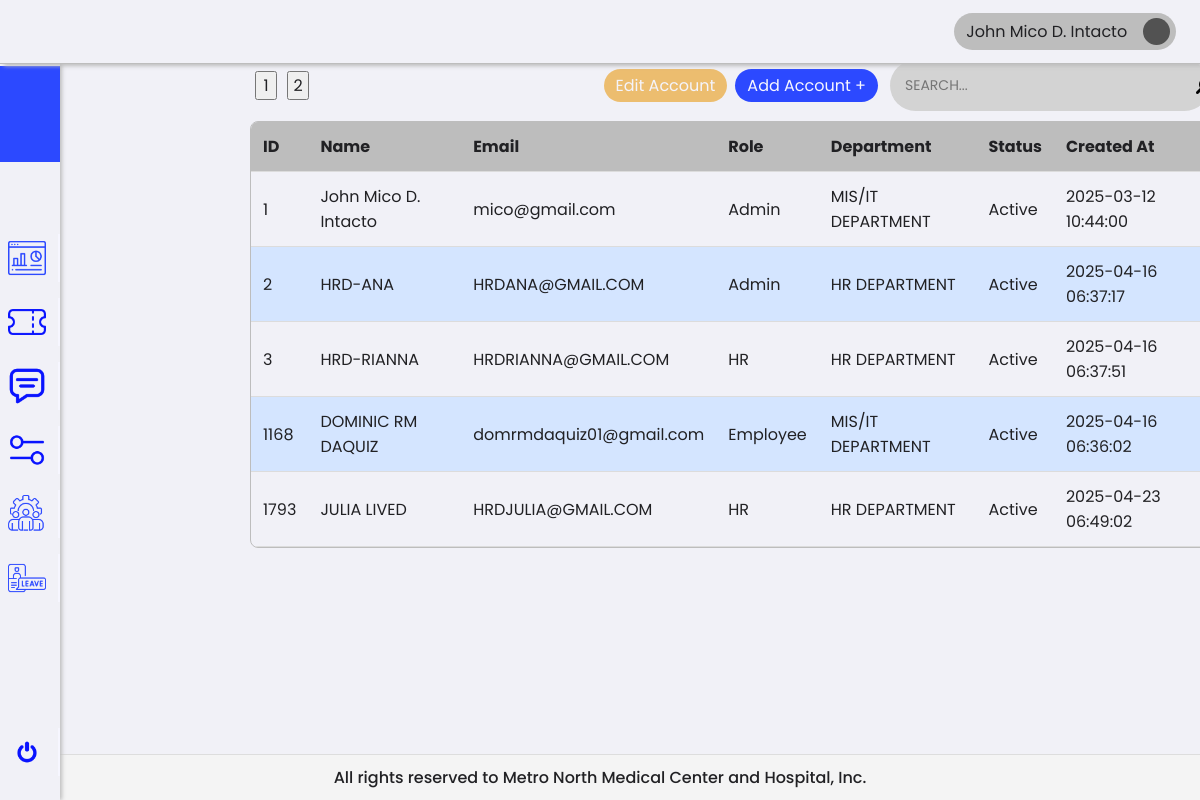
The app's page /1/hrAdmin/management.php (signed in), older data.
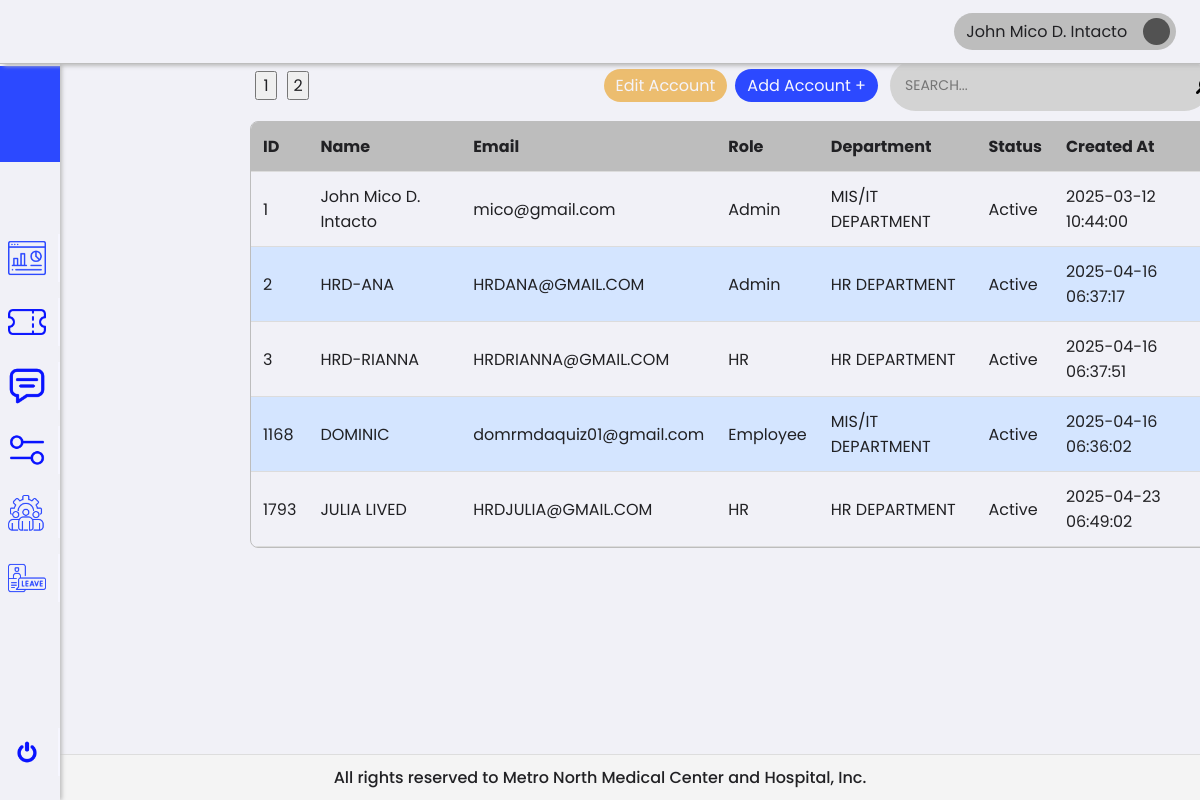
The same page, newer data.
### tables this page shows
CREATE TABLE `users` (
  `id` int(11) NOT NULL,
  `name` varchar(255) NOT NULL,
  `email` varchar(255) NOT NULL,
  `password` varchar(255) NOT NULL,
  `role` enum('Employee','HR','HR HEAD','Admin') NOT NULL,
  `department` varchar(255) DEFAULT NULL,
  `status` enum('Active','Inactive') NOT NULL,
  `created_at` timestamp NOT NULL DEFAULT current_timestamp()
);

### 0/includes/accountQuery.php (called while the page is built, shortened)
<?php
try {
    require 'db.php';
    $limit = 10;
    $page = isset($_GET['page']) && is_numeric($_GET['page']) ? (int) $_GET['page'] : 1;
    $offset = ($page - 1) * $limit;
    $sql = "SELECT id, name, email, role, department, status, created_at
            FROM users
            LIMIT :limit OFFSET :offset";
    $stmt = $pdo->prepare($sql);
    $stmt->bindParam(':limit', $limit, PDO::PARAM_INT);
    $stmt->bindParam(':offset', $offset, PDO::PARAM_INT);
    $stmt->execute();
    $users = $stmt->fetchAll(PDO::FETCH_ASSOC);
} catch (PDOException $e) {
    die("Database connection failed: " . $e->getMessage());
}

### 1/hrAdmin/management.php (the view, shortened to what the changed rows need)
<?php
require_once '../../0/includes/employeeTicket.php';
require_once '../../0/includes/accountQuery.php';
?>
<!DOCTYPE html>
<html lang="en">
<head>
    <link rel="stylesheet" href="../../assets/css/framework.css">
    <link rel="stylesheet" href="../../assets/css/management.css">
</head>
<body>
    <div class="container">
        <div class="content">
            <div class="tableContainer">
                <table id="usersTable">
                    <thead>
                        <tr>
                            <th>ID <i class="fas fa-sort"></i></th>
                            <th>Name <i class="fas fa-sort"></i></th>
                            <th>Email <i class="fas fa-sort"></i></th>
                            <th>Role <i class="fas fa-sort"></i></th>
                            <th>Department <i class="fas fa-sort"></i></th>
                            <th>Status <i class="fas fa-sort"></i></th>
                            <th>Created At <i class="fas fa-sort"></i></th>
                        </tr>
                    </thead>
                    <tbody>
                        <?php if (!empty($users)): ?>
                            <?php foreach ($users as $user): ?>
                                <tr data-id="<?= htmlspecialchars($user['id']) ?>"
                                    class="<?= htmlspecialchars($user['status']) === 'Inactive' ? 'inactive-row' : '' ?>">
                                    <td><?= htmlspecialchars($user['id']) ?></td>
                                    <td><?= htmlspecialchars($user['name']) ?></td>
                                    <td><?= htmlspecialchars($user['email']) ?></td>
                                    <td><?= htmlspecialchars($user['role']) ?></td>
                                    <td><?= htmlspecialchars($user['department']) ?></td>
                                    <td><?= htmlspecialchars($user['status']) ?> </td>
                                    <td><?= htmlspecialchars($user['created_at']) ?></td>
                                </tr>
                            <?php endforeach; ?>
                        <?php else: ?>
                            <tr>
                                <td colspan="10" style="text-align: center;">No Users found</td>
                            </tr>
                        <?php endif; ?>
                    </tbody>
                </table>
            </div>
        </div>
    </div>
</body>
</html>

Row changes from the older to the newer data that the page shows:
changed users "domrmdaquiz01@gmail.com": name "DOMINIC RM DAQUIZ" → "DOMINIC"
